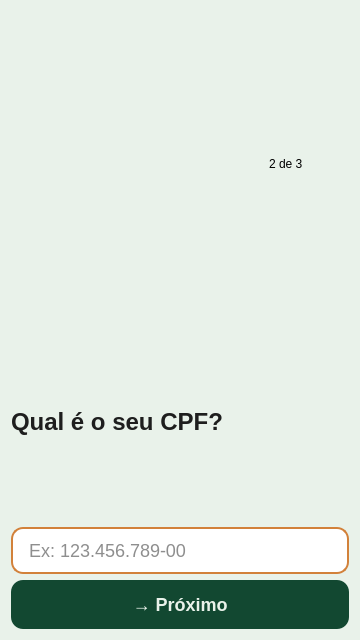
<?xml version="1.0" encoding="UTF-8"?>
<ui version="4.0">
 <class>Form</class>
 <widget class="QWidget" name="Form">
  <property name="geometry">
   <rect>
    <x>0</x>
    <y>0</y>
    <width>360</width>
    <height>640</height>
   </rect>
  </property>
  <property name="minimumSize">
   <size>
    <width>360</width>
    <height>640</height>
   </size>
  </property>
  <property name="maximumSize">
   <size>
    <width>360</width>
    <height>640</height>
   </size>
  </property>
  <property name="windowTitle">
   <string>Form</string>
  </property>
  <property name="styleSheet">
   <string notr="true">QWidget { background-color: #E9F2EA; font-family: &quot;Roboto Flex&quot;; }
QPushButton { background-color: #124831; color: #E9F2EA; font-family: &quot;Roboto Flex&quot;; font-weight: 700; font-size: 18px; border-radius: 12px; padding: 14px; border: none; }
QPushButton:hover { background-color: #0a3020; }
QLineEdit { border: 2px solid #D2813A; color: #1E1E1E; background-color: #FFFFFF; border-radius: 12px; font-size: 18px; padding: 10px 14px; }
QLineEdit:focus { border-color: #124831; }
QLabel#code_sent_label { font-family: &quot;Roboto Flex&quot;; font-weight: 700; font-size: 24px; color: #1E1E1E; }
QLabel#message_label { font-size: 13px; color: #124831; background-color: #D6E6D4; border-radius: 12px; padding: 12px 16px; }</string>
  </property>
  <layout class="QVBoxLayout" name="verticalLayout_2">
   <item>
    <layout class="QHBoxLayout" name="horizontalLayout_2">
     <item>
      <widget class="QLabel" name="progress1">
       <property name="text">
        <string/>
       </property>
       <property name="pixmap">
        <pixmap>images/mark-on.png</pixmap>
       </property>
      </widget>
     </item>
     <item>
      <widget class="QLabel" name="progress2">
       <property name="text">
        <string/>
       </property>
       <property name="pixmap">
        <pixmap>images/mark-on.png</pixmap>
       </property>
      </widget>
     </item>
     <item>
      <widget class="QLabel" name="progress3">
       <property name="text">
        <string/>
       </property>
       <property name="pixmap">
        <pixmap>images/mark-off.png</pixmap>
       </property>
      </widget>
     </item>
     <item>
      <widget class="QLabel" name="label_5">
       <property name="text">
        <string>2 de 3</string>
       </property>
      </widget>
     </item>
    </layout>
   </item>
   <item>
    <layout class="QVBoxLayout" name="verticalLayout">
     <item>
      <layout class="QHBoxLayout" name="horizontalLayout">
       <item>
        <layout class="QVBoxLayout" name="verticalLayout_5">
         <item>
          <widget class="QLabel" name="code_sent_label">
           <property name="text">
            <string>Qual é o seu CPF?</string>
           </property>
          </widget>
         </item>
        </layout>
       </item>
      </layout>
     </item>
     <item>
      <widget class="QLineEdit" name="cpf_lineedit">
       <property name="placeholderText"><string>Ex: 123.456.789-00</string></property>
      </widget>
     </item>
     <item>
      <widget class="QPushButton" name="next_button">
       <property name="text">
        <string>→ Próximo</string>
       </property>
      </widget>
     </item>
    </layout>
   </item>
  </layout>
 </widget>
 <resources/>
 <connections/>
</ui>
